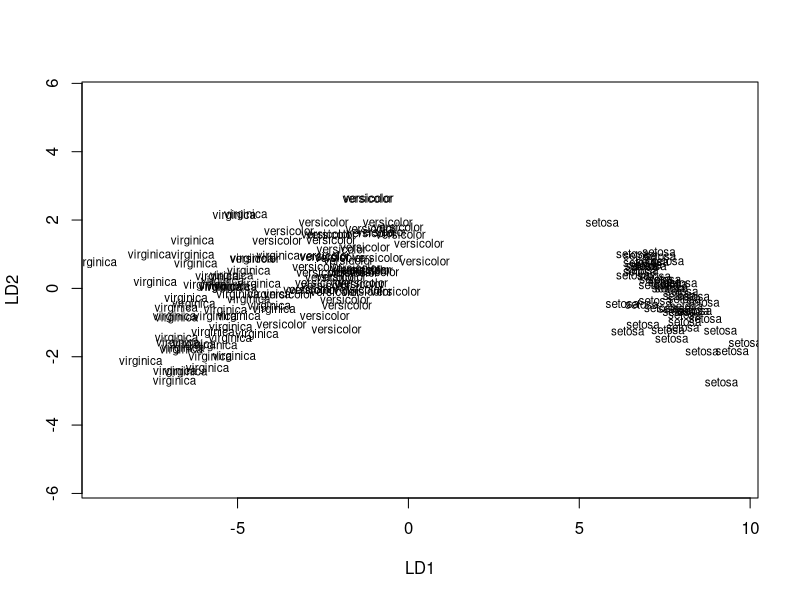
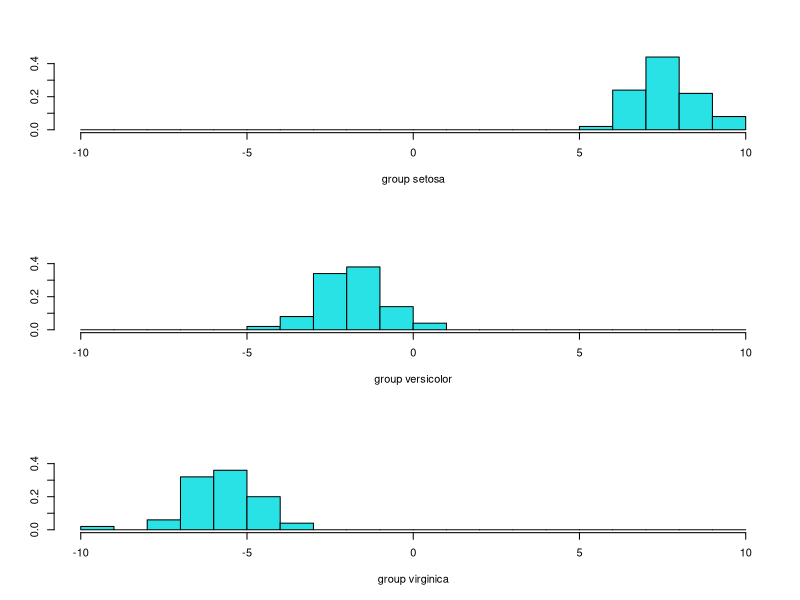
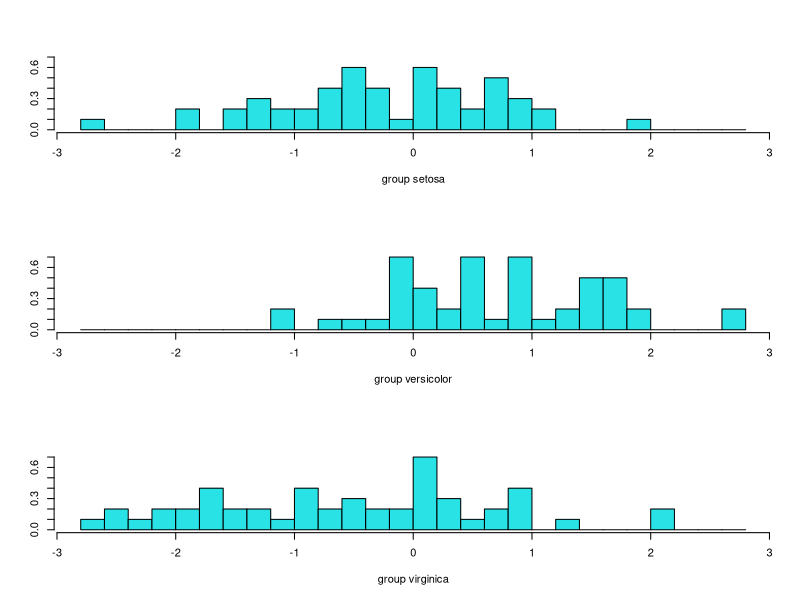

Reproduce these figures in R, in order. (Note: this script raises an error after producing the figures.)
###################################################################
########## Linear discriminant analysis(LDA)
#linear combination of features to seperate categorical variables/factors/classes
# linear classifier
#normally distributed predictor & equality of covariance

data(iris)
head(iris)

library(MASS)
lda1 <- lda(Species ~ ., 
            iris)
lda1
#proportion of trace that is
# the percentage separation achieved by each discriminant function.

lda <- lda(Species ~ ., 
           iris, 
           prior = c(1,1,1)/3)
lda

plot(lda)

lda1$svd
#singular values (svd) that gives 
#the ratio of the between- and within-group standard deviations 
#on the linear discriminant variables.

prop.lda = lda$svd^2/sum(lda$svd^2)
prop.lda

plda <- predict(object = lda1,
                newdata = iris)
plda

dataset = data.frame(species = iris[,"Species"],
                     lda = plda$x)
dataset
#seperability achieved by LDA1 
ldahist(data = plda$x[,1], g=iris$Species)

#seperability achieved by LDA2 
ldahist(data = plda$x[,2], g=iris$Species)

p1=ggplot(dataset) + geom_point(aes(lda.LD1, lda.LD2, colour = species, shape = species), size = 2.5) 
p1
##compare to pca

pca <- prcomp(iris[,-5],
              center = TRUE,
              scale. = TRUE) 
pca$x

df = data.frame(species = iris[,"Species"],
                pca = pca$x)
df

p2=ggplot(df) + geom_point(aes(pca.PC1, pca.PC2, colour = species, shape = species), size = 2.5)
p1
p2

require(gridExtra)
grid.arrange(p1, p2)

######## generalize: how does lda perform on unseen data
library(caret)
library(lattice)
validation_index <- createDataPartition(iris$Species, p=0.75, list=FALSE)
# use the remaining 75% of data to training the models
train = iris[validation_index,]
train
# select 25% of the data for validation
test = iris[-validation_index,]
test

lda2 <- lda(Species ~ ., 
            train, 
            prior = c(1,1,1)/3)

plot(lda2)

#predict on unseen
plda <- predict(object = lda2,
                newdata = test)

head(plda$class)
train
test
#seperability achieved by LDA1 on the test data
ldahist(data = plda$x[,1], g=iris$Species)
ldahist(data = plda$x[,2], g=iris$Species)

confusionMatrix(plda$class, test$Species)

#visualize
dataset2 = data.frame(species = test[,"Species"],
                      lda = plda$x)
plda$x

ggplot(dataset2) + geom_point(aes(lda.LD1, lda.LD2, colour = species, shape = species), size = 2.5) 

###### qda:  does not assume homogeneity of variance-covariance matrices

qda2 <- qda(Species ~ ., 
            train, 
            prior = c(1,1,1)/3)
qda2

pqda <- predict(object = qda2,
                newdata = test)
pqda

dataset3 = data.frame(species = test[,"Species"],
                      lda = pqda$class)
dataset2

head(pqda$class)

confusionMatrix(pqda$class, test$Species)


##############################